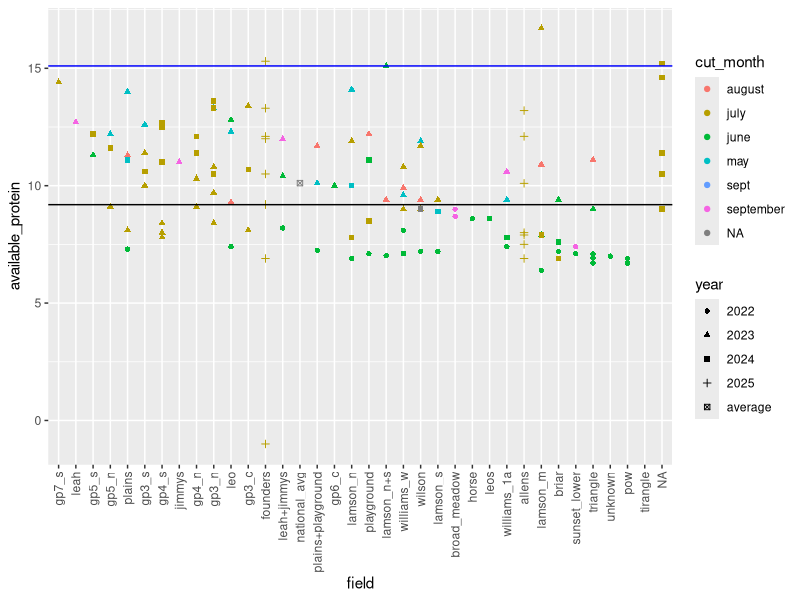
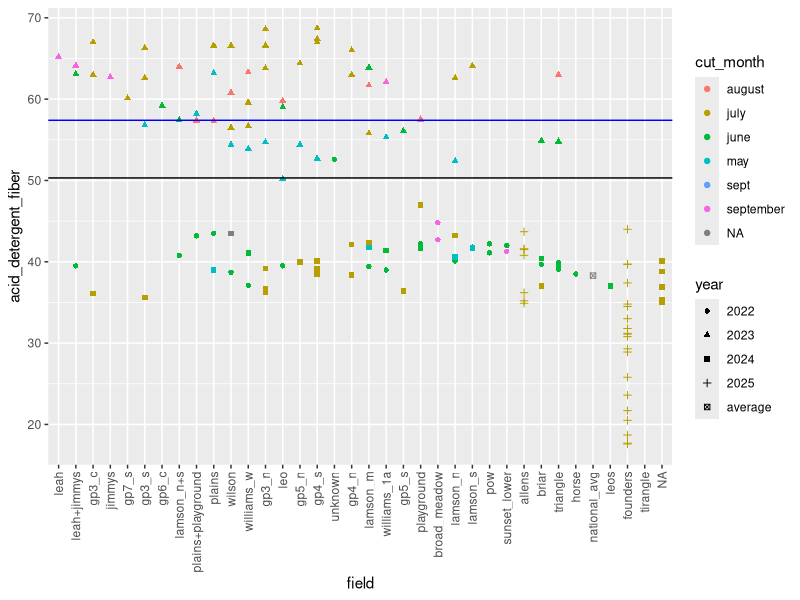
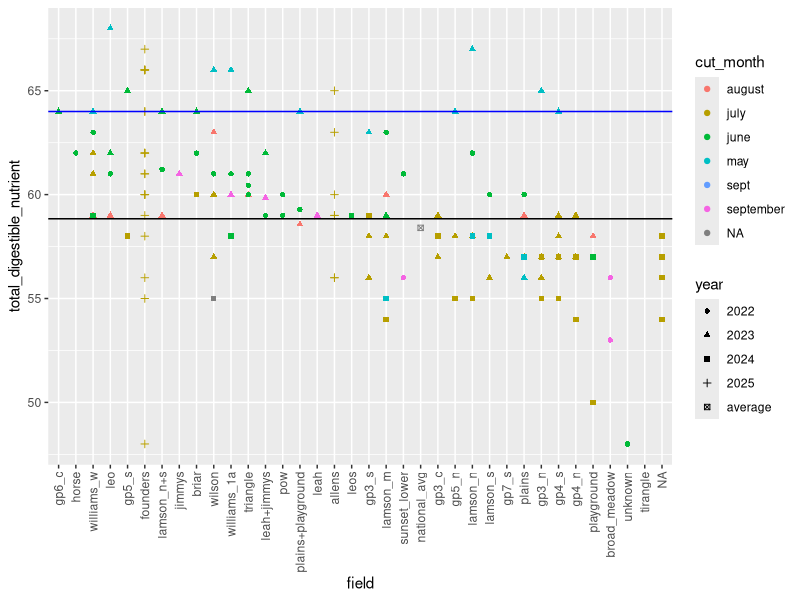
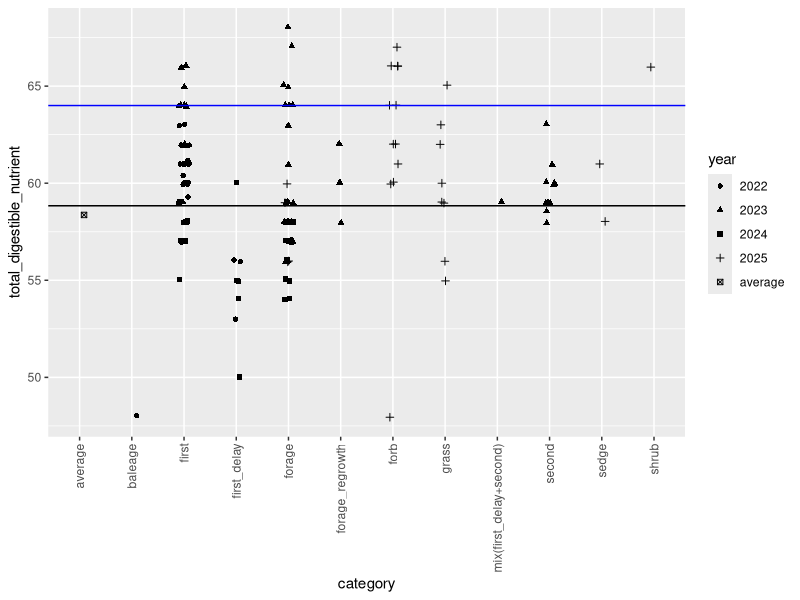

Write the R code that produced these figures, in order. (Note: this script raises an error after producing the figures.)
#test

library(tidyverse)
library(forcats)

forage<-read_csv('dairyone_master.csv')%>%
  mutate(field=as.factor(field))
   
##AVAILABLE PROTEIN###
forage<-mutate(forage, field=fct_reorder(field, desc(available_protein)))
ggplot(forage, aes(field, available_protein))+geom_point(aes(color=cut_month, shape=year))+
  ylim(min(forage$available_protein)-1,max(forage$available_protein)+1)+
  geom_hline(color="blue", yintercept=as.numeric(forage$available_protein[19]))+
  geom_hline(yintercept=as.numeric(mean(forage$available_protein[1:18])))+
  theme(axis.text.x = element_text(angle = 90, vjust = 0.5, hjust=1))

### FIBER ###
forage<-mutate(forage, field=fct_reorder(field, desc(acid_detergent_fiber)))
ggplot(forage, aes(field, acid_detergent_fiber))+geom_point(aes(color=cut_month, shape=year))+
  ylim(min(forage$acid_detergent_fiber)-.5,max(forage$acid_detergent_fiber)+.5)+
  geom_hline(color="blue", yintercept=as.numeric(forage$acid_detergent_fiber[19]))+
  geom_hline(yintercept=as.numeric(mean(forage$acid_detergent_fiber[1:18])))+
  theme(axis.text.x = element_text(angle = 90, vjust = 0.5, hjust=1))

###TDN###
forage<-mutate(forage, field=fct_reorder(field, desc(total_digestible_nutrient)))
ggplot(forage, aes(field, total_digestible_nutrient))+geom_point(aes(color=cut_month, shape=year))+
  ylim(min(forage$total_digestible_nutrient)-.5,max(forage$total_digestible_nutrient)+.5)+
  geom_hline(color="blue", yintercept=as.numeric(forage$total_digestible_nutrient[19]))+
  geom_hline(yintercept=as.numeric(mean(forage$total_digestible_nutrient[1:18])))+
  theme(axis.text.x = element_text(angle = 90, vjust = 0.5, hjust=1))


#############
allforage<-forage

###TDN###

ggplot(allforage, aes(category, total_digestible_nutrient, shape=year))+geom_jitter(width=.1)+
  ylim(min(forage$total_digestible_nutrient)-.5,max(forage$total_digestible_nutrient)+.5)+
  geom_hline(color="blue", yintercept=as.numeric(forage$total_digestible_nutrient[19]))+
  geom_hline(yintercept=as.numeric(mean(forage$total_digestible_nutrient[1:18])))+
  theme(axis.text.x = element_text(angle = 90, vjust = 0.5, hjust=1))

#bales over time
ggplot(subset(allforage, farm!="GP"&category!="average"&category!="baleage"&!is.na(category)&category!="first_delay"), aes(falseyear, bales, shape=year, color=category))+# geom_line(aes(group=interaction(field,year)), color="black")+
  geom_point(size=2)+
 # theme(axis.text.x = element_text(angle = 90, vjust = 0.5, hjust=1)) +  geom_hline(color="blue", yintercept=as.numeric(forage$bales[19]))+geom_hline(color="green", yintercept=60)+
geom_text(data=subset(allforage, farm!="GP"&category!="average"&category!="baleage"&!is.na(category)&category!="first_delay"), aes(falseyear-2, bales, label=field))#+facet_wrap(~field)


#TDN over time
ggplot(subset(allforage, farm!="GP"&category!="average"&category!="baleage"&!is.na(category)&category!="first_delay"), aes(year, total_digestible_nutrient, shape=year, color=category))+# geom_line(aes(group=interaction(field,year)), color="black")+
  geom_point(size=2)+theme_classic()+
  theme(axis.text.x = element_text(angle = 90, vjust = 0.5, hjust=1)) +  geom_hline(color="blue", yintercept=as.numeric(forage$total_digestible_nutrient[19]))+geom_hline(color="green", yintercept=60)
  geom_text(data=subset(allforage, farm!="GP"&category!="average"&category!="baleage"&!is.na(category)&category!="first_delay"&falseyear<"2023-06-02"), aes(falseyear-10, total_digestible_nutrient, label=field))#+facet_wrap(~field)

#TDN*tons
ggplot(subset(allforage, category!="forage"&category!="forage_regrowth"&is.na(synthesized)&farm!="GP"&category!="average"&category!="baleage"&!is.na(category)&category!="first_delay"), aes(falseyear, total_digestible_nutrient*bales*750/2000/100, shape=year, color=category))+ 
  geom_line(aes(group=field), color="black")+
    geom_point(size=2)+theme_classic()+
    theme(axis.text.x = element_text(angle = 90, vjust = 0.5, hjust=1)) +  
  geom_text(data=subset(allforage, is.na(synthesized)&farm!="GP"&category!="average"&category!="baleage"&!is.na(category)&category!="first_delay"), aes(falseyear-5, total_digestible_nutrient*bales*750/2000/100, label=field))+#+facet_wrap(~field)
  coord_trans(y = "log10")+ylab("Tons of Digestible Nutrient")

#tons
ggplot(subset(allforage, category!="forage"&category!="forage_regrowth"&is.na(synthesized)&farm!="GP"&category!="average"&category!="baleage"&!is.na(category)&category!="first_delay"), aes(falseyear, bales*750/2000, shape=year, color=category))+ 
  geom_line(aes(group=field), color="black")+
  geom_point(size=2)+theme_classic()+
  theme(axis.text.x = element_text(angle = 90, vjust = 0.5, hjust=1)) +  
  geom_text(data=subset(allforage, is.na(synthesized)&farm!="GP"&category!="average"&category!="baleage"&!is.na(category)&category!="first_delay"), aes(falseyear-5, bales*750/2000, label=field))+#+facet_wrap(~field)
  coord_trans(y = "log10")+ylab("Tons of Hay")


#protein
ggplot(subset(allforage, farm!="GP"&category!="average"&category!="baleage"&!is.na(category)&category!="first_delay"), aes(falseyear, available_protein, shape=year, color=category))+# geom_line(aes(group=interaction(field,year)), color="black")+
    geom_point(size=2)+theme_classic()+
    theme(axis.text.x = element_text(angle = 90, vjust = 0.5, hjust=1)) +  geom_hline(color="blue", yintercept=as.numeric(forage$available_protein[19]))

#protein tons
    ggplot(subset(allforage, category!="forage"&category!="forage_regrowth"&is.na(synthesized)&farm!="GP"&category!="average"&category!="baleage"&!is.na(category)&category!="first_delay"), aes(falseyear, available_protein*bales*750/2000, shape=year, color=category))+ 
      geom_line(aes(group=field), color="black")+
      geom_point(size=2)+theme_classic()+
      theme(axis.text.x = element_text(angle = 90, vjust = 0.5, hjust=1)) +  
     # geom_hline(color="blue", yintercept=as.numeric(forage$available_protein[19]*750/2000))+
      geom_text(data=subset(allforage, is.na(synthesized)&farm!="GP"&category!="average"&category!="baleage"&!is.na(category)&category!="first_delay"), aes(falseyear-2, available_protein*bales*750/2000, label=field))+#+facet_wrap(~field)
      coord_trans(y = "log10")
    
    #ADF
ggplot(subset(allforage, farm!="GP"&category!="average"&category!="baleage"&!is.na(category)&category!="first_delay"), aes(falseyear, acid_detergent_fiber, shape=year, color=category))+# geom_line(aes(group=interaction(field,year)), color="black")+
      geom_point(size=2)+theme_classic()+
      theme(axis.text.x = element_text(angle = 90, vjust = 0.5, hjust=1)) +  geom_hline(color="blue", yintercept=as.numeric(forage$acid_detergent_fiber[19]))
    geom_text(data=subset(allforage, farm!="GP"&category!="average"&category!="baleage"&!is.na(category)&category!="first_delay"&falseyear<"2023-06-02"), aes(falseyear-10, total_digestible_nutrient, label=field))#+facet_wrap(~field)
##    
#ggplot(subset(allforage, farm!="GP"&category!="average"&category!="baleage"&!is.na(category)&category!="first_delay"), aes(falseyear, ne_gain_mcal.lb, shape=year, color=category))+# geom_line(aes(group=interaction(field,year)), color="black")+
#      geom_point(size=2)+
#      theme(axis.text.x = element_text(angle = 90, vjust = 0.5, hjust=1)) +  geom_hline(color="blue", yintercept=as.numeric(forage$ne_gain_mcal.lb[19]))
#    geom_text(data=subset(allforage, farm!="GP"&category!="average"&category!="baleage"&!is.na(category)&category!="first_delay"&falseyear<"2023-06-02"), aes(falseyear-10, total_digestible_nutrient, label=field))#+facet_wrap(~field)
   
    
#categories: May23, June22, August23
#stacked bars
#total bales, tons TDN, tons protein

allforage$field=fct_reorder(allforage$field, (allforage$bales))    
allforage$cat=fct_reorder(allforage$cat, (allforage$available_protein))    

ggplot(subset(allforage, category!="forage"&category!="forage_regrowth"&is.na(synthesized)&farm!="GP"&category!="average"&category!="baleage"&!is.na(category)&category!="first_delay"), 
           aes(year, bales, fill=field))+
      geom_bar(stat="identity", position="stack")
    
ggplot(subset(allforage, category!="forage"&category!="forage_regrowth"&is.na(synthesized)&farm!="GP"&category!="average"&category!="baleage"&!is.na(category)&category!="first_delay"), 
           aes(cat, bales, fill=field))+
      geom_bar(stat="identity", position="stack")
    
ggplot(subset(allforage, category!="forage"&category!="forage_regrowth"&is.na(synthesized)&farm!="GP"&category!="average"&category!="baleage"&!is.na(category)&category!="first_delay"), 
           aes(cat, total_digestible_nutrient*bales*750/2000, fill=field))+
      geom_bar(stat="identity", position="stack")

ggplot(subset(allforage, category!="forage"&category!="forage_regrowth"&is.na(synthesized)&farm!="GP"&category!="average"&category!="baleage"&!is.na(category)&category!="first_delay"), 
       aes(year, available_protein*bales*750/2000, fill=field))+
  geom_bar(stat="identity", position="stack")

forviz<-select(filter(allforage, is.na(synthesized)&!is.na(cat)), year, field, cat, category, bales, available_protein, total_digestible_nutrient, acid_detergent_fiber)%>%
  mutate(available_protein=available_protein*bales*750/2000, total_digestible_nutrient=total_digestible_nutrient*bales*750/2000, acid_detergent_fiber=acid_detergent_fiber*bales*750/2000)%>%
  gather(var, val, 5:8)
forviz$var<-factor(forviz$var, levels= c("bales", "total_digestible_nutrient", "available_protein", "acid_detergent_fiber"))

ggplot(forviz, aes(cat, val,  fill=field))+
  geom_bar(stat="identity", position="stack")+
  facet_wrap(~var, scales="free", nrow=1)

ggplot(filter(forviz, year!=2020), aes(year, val))+
  geom_bar(stat="identity", position="stack")+
  facet_wrap(~var, scales="free", nrow=1)+theme_classic()+ylab("Tons")

ggplot(filter(forviz, year!=2020), aes(cat, val))+
  geom_bar(stat="identity", position="stack")+
  facet_wrap(~var, scales="free", nrow=1)+theme_classic()+ylab("Tons")

ggplot(filter(forviz, year!=2020), aes(year, val,  fill=field))+
  geom_bar(stat="identity", position="stack")+
  facet_wrap(~var, scales="free", nrow=1)+theme_classic()

forviz2<-select(filter(allforage, is.na(synthesized)&!is.na(cat)), year, field, cat, category, bales, available_protein, total_digestible_nutrient, acid_detergent_fiber)%>%
  gather(var, val, 5:8)
forviz2$var<-factor(forviz2$var, levels= c("bales", "total_digestible_nutrient", "available_protein", "acid_detergent_fiber"))

ggplot(filter(forviz2, year!=2020), aes(cat, val))+
  geom_boxplot()+
  facet_wrap(~var, scales="free")+theme_classic()


ggplot(filter(forviz2, year!=2020), aes(year, val))+
  geom_boxplot()+
  facet_wrap(~var, scales="free")+theme_classic()

#what if (TDN/protein losses if delayed to mid july for several of may cuts)
#if volume stayed the same/if volume increased to 2022 levels/volume by platemeter??
    
    